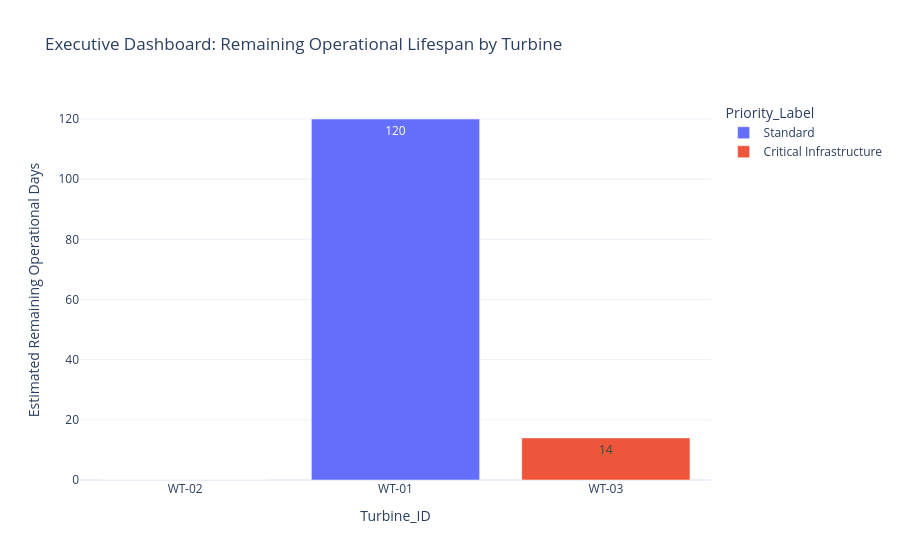

Notebook code for this chart:
### Markdown cell above
## Section 4: The Operational Decision & Dashboard Ethics [15 mins]Dashboards are not neutral. They influence maintenance timing, budget decisions, and safety risk. Use the chart to show which turbine should be prioritised if only one overhaul can be funded this quarter.WT-01 is healthy, WT-02 has already failed, and WT-03 is the one still moving in the wrong direction. The chart should make the trade-off obvious.

### Code cell
latest_rows = df.sort_values('Timestamp').groupby('Turbine_ID').tail(1).copy()

remaining_lifespan = {
    'WT-01': 120,
    'WT-02': 0,
    'WT-03': 14,
}

latest_rows['Remaining_Operational_Days'] = latest_rows['Turbine_ID'].map(remaining_lifespan)
latest_rows['Priority_Label'] = latest_rows['Grid_Priority']

fig = px.bar(
    latest_rows,
    x='Turbine_ID',
    y='Remaining_Operational_Days',
    color='Priority_Label',
    text='Remaining_Operational_Days',
    hover_data=['Bearing_Temperature_C', 'Vibration_mm_s', 'RPM'],
    title='Executive Dashboard: Remaining Operational Lifespan by Turbine',
)
fig.update_layout(template='plotly_white', yaxis_title='Estimated Remaining Operational Days')
fig

### Figure 1 — Plotly figure (JSON) as saved in the notebook; plotly's stock layout.template omitted (floating-point values rounded to 4 significant figures)
{"data": [{"customdata": [[22.0, NaN, 0.0], [45.42, 1.9, 13.04]], "hovertemplate": "Priority_Label=Standard<br>Turbine_ID=%{x}<br>Remaining_Operational_Days=%{text}<br>Bearing_Temperature_C=%{customdata[0]}<br>Vibration_mm_s=%{customdata[1]}<br>RPM=%{customdata[2]}<extra></extra>", "legendgroup": "Standard", "marker": {"color": "#636efa", "pattern": {"shape": ""}}, "name": "Standard", "orientation": "v", "showlegend": true, "text": [0.0, 120.0], "textposition": "auto", "type": "bar", "x": ["WT-02", "WT-01"], "xaxis": "x", "y": [0, 120], "yaxis": "y"}, {"customdata": [[82.0, 5.9, 12.1]], "hovertemplate": "Priority_Label=Critical Infrastructure<br>Turbine_ID=%{x}<br>Remaining_Operational_Days=%{text}<br>Bearing_Temperature_C=%{customdata[0]}<br>Vibration_mm_s=%{customdata[1]}<br>RPM=%{customdata[2]}<extra></extra>", "legendgroup": "Critical Infrastructure", "marker": {"color": "#EF553B", "pattern": {"shape": ""}}, "name": "Critical Infrastructure", "orientation": "v", "showlegend": true, "text": [14.0], "textposition": "auto", "type": "bar", "x": ["WT-03"], "xaxis": "x", "y": [14], "yaxis": "y"}], "layout": {"barmode": "relative", "legend": {"title": {"text": "Priority_Label"}, "tracegroupgap": 0}, "title": {"text": "Executive Dashboard: Remaining Operational Lifespan by Turbine"}, "xaxis": {"anchor": "y", "domain": [0, 1], "title": {"text": "Turbine_ID"}}, "yaxis": {"anchor": "x", "domain": [0, 1], "title": {"text": "Estimated Remaining Operational Days"}}}}
